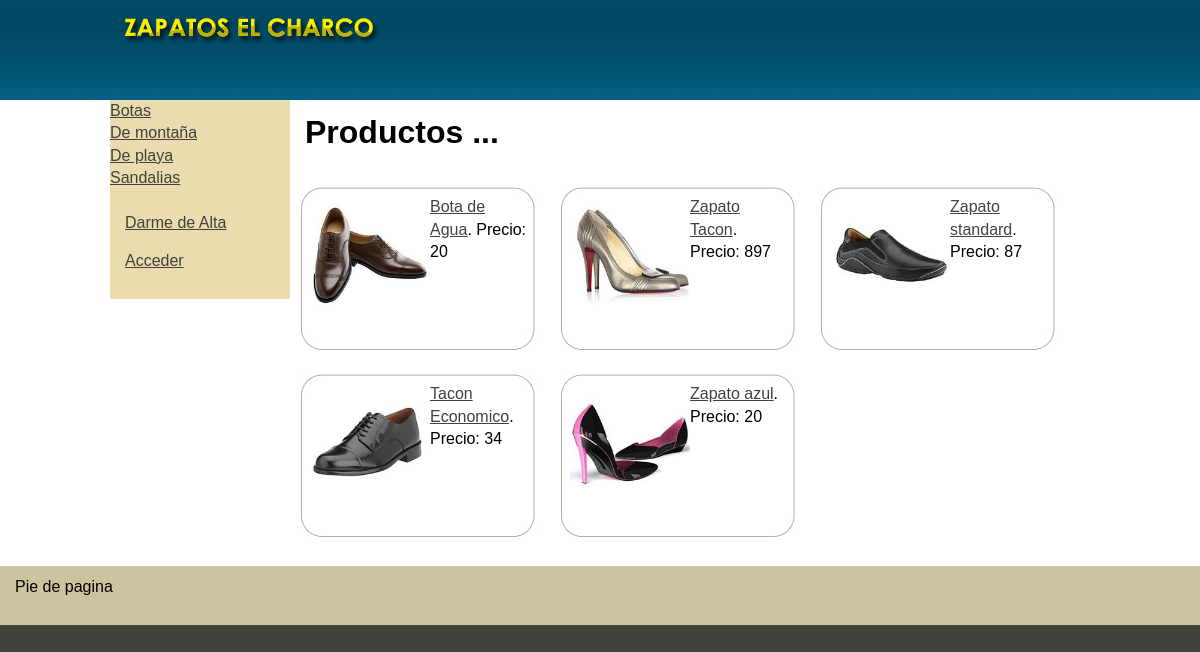
The page /categoria_ver.php?cat=1 on the database its author committed.
### tables this page shows
CREATE TABLE `tblcategoria` (
  `idCategoria` int(11) NOT NULL AUTO_INCREMENT,
  `strDescripcion` varchar(50) DEFAULT NULL,
  PRIMARY KEY (`idCategoria`)
);

CREATE TABLE `tblproducto` (
  `idProducto` int(11) NOT NULL AUTO_INCREMENT,
  `strNombre` varchar(100) DEFAULT NULL,
  `strSEO` varchar(100) DEFAULT NULL,
  `dblPrecio` double DEFAULT NULL,
  `intEstado` int(11) DEFAULT NULL,
  `intCategoria` int(11) DEFAULT NULL,
  `strImagen` varchar(50) DEFAULT NULL,
  PRIMARY KEY (`idProducto`)
);

### includes/funciones.php (called while the page is built, shortened)
<?php
if (!function_exists("GetSQLValueString")) {
function GetSQLValueString($theValue, $theType, $theDefinedValue = "", $theNotDefinedValue = "")
{
  $theValue = function_exists("mysql_real_escape_string") ? mysql_real_escape_string($theValue) : mysql_escape_string($theValue);
  switch ($theType) {
    case "long":
    case "int":
      $theValue = ($theValue != "") ? intval($theValue) : "NULL";
      break;
  }
  return $theValue;
}
}
?>

### categoria_ver.php (the view, shortened to what this page needs)
<?php require_once('Connections/conexionzapatos.php'); ?>
<?php
$maxRows_DatosProductos = 9;
$pageNum_DatosProductos = 0;
$startRow_DatosProductos = $pageNum_DatosProductos * $maxRows_DatosProductos;
$varCategoria_DatosProductos = "0";
if (isset($_GET["cat"])) {
  $varCategoria_DatosProductos = $_GET["cat"];
}
$query_DatosProductos = sprintf("SELECT * FROM tblproducto WHERE tblproducto.intCategoria = %s", GetSQLValueString($varCategoria_DatosProductos, "int"));
$query_limit_DatosProductos = sprintf("%s LIMIT %d, %d", $query_DatosProductos, $startRow_DatosProductos, $maxRows_DatosProductos);
$DatosProductos = mysql_query($query_limit_DatosProductos, $conexionzapatos) or die(mysql_error());
$row_DatosProductos = mysql_fetch_assoc($DatosProductos);
if (isset($_GET['totalRows_DatosProductos'])) {
  $totalRows_DatosProductos = $_GET['totalRows_DatosProductos'];
} else {
  $all_DatosProductos = mysql_query($query_DatosProductos);
  $totalRows_DatosProductos = mysql_num_rows($all_DatosProductos);
}
$totalPages_DatosProductos = ceil($totalRows_DatosProductos/$maxRows_DatosProductos)-1;
?>
<!DOCTYPE html PUBLIC "-//W3C//DTD XHTML 1.0 Transitional//EN" "http://www.w3.org/TR/xhtml1/DTD/xhtml1-transitional.dtd">
<html xmlns="http://www.w3.org/1999/xhtml">
<head>
<link href="estilo/principal.css" rel="stylesheet" type="text/css" />
</head>
<body>
<div class="container">
  <div class="header"><div class="headerinterior"><img src="images/logotrans.png" width="283" height="64" alt="Tienda Zapatos" /></div></div>
  <div class="subcontenedor">
              <div class="sidebar1">
               <?php include("includes/catalogo.php"); ?>
</div>
              <div class="content">
                <h1>Productos ...</h1>
                <div class="resultadoproductos">
                <?php if ($totalRows_DatosProductos > 0) {  ?>
  <?php do { ?>
    <div class="producto"><div class="fotoproducto"><img src="documentos/productos/<?php echo $row_DatosProductos['strImagen']; ?>" width="120" height="120" /></div><div class="textoproducto"><a href="ver_producto.php?recordID=<?php echo $row_DatosProductos['idProducto']; ?>"><?php echo $row_DatosProductos['strNombre']; ?></a>.
      Precio: <?php echo $row_DatosProductos['dblPrecio']; ?></div></div>
    <?php } while ($row_DatosProductos = mysql_fetch_assoc($DatosProductos)); ?>
                  <?php }  ?>
  </div>
                <table border="0">
                  <tr>
                    <td><?php if ($pageNum_DatosProductos > 0) {  ?>
                        <?php }  ?></td>
                    <td><?php if ($pageNum_DatosProductos > 0) {  ?>
                        <?php }  ?></td>
                    <td><?php if ($pageNum_DatosProductos < $totalPages_DatosProductos) {  ?>
                        <?php }  ?></td>
                    <td><?php if ($pageNum_DatosProductos < $totalPages_DatosProductos) {  ?>
                        <?php }  ?></td>
                  </tr>
                </table>
                </div>
    </div>
  <div class="footer">
    <p>Pie de pagina</p>
    </div>
  </div>
</body>
</html>

### includes/catalogo.php (shortened to what this page needs)
<?php require_once('Connections/conexionzapatos.php'); ?>
<?php
$query_Recordset1 = "SELECT * FROM tblcategoria ORDER BY tblcategoria.strDescripcion";
$Recordset1 = mysql_query($query_Recordset1, $conexionzapatos) or die(mysql_error());
$row_Recordset1 = mysql_fetch_assoc($Recordset1);
?>
<?php do { ?>
  <a href="categoria_ver.php?cat=<?php echo $row_Recordset1['idCategoria']; ?>"><?php echo $row_Recordset1['strDescripcion']; ?></a><br>
  <?php } while ($row_Recordset1 = mysql_fetch_assoc($Recordset1)); ?>
<p>
<?php
if ((isset($_SESSION['MM_Username'])) && ($_SESSION['MM_Username'] != ""))
  {
	  echo "Hola ";
	  echo ObtenerNombreUsuario($_SESSION['MM_IdUsuario']);
	  ?>
      <br />
<a href="usuario_modificar.php" class="modificacionusuario">Modificar</a> - <a href="usuario_cerrarsesion.php"  class="modificacionusuario">Salir</a>
<?php
  }
  else
  {?><br />
  <a href="alta_usuario.php">Darme de Alta</a></p>
<p><a href="acceso.php">Acceder</a></p>
<?php }?>

### estilo/principal.css (style rules this page uses)
body { font: 100%/1.4 Verdana, Arial, Helvetica, sans-serif; background: #42413C; margin: 0; padding: 0; color: #000; }
h1, h2, h3, h4, h5, h6, p { margin-top: 0; padding-right: 15px; padding-left: 15px; }
a:link { color: #42413C; text-decoration: underline; }
.container { width: 100%; background: #FFF; margin: 0 auto; }
.header { width: 100%; background-color: #ADB96E; background-image: url(../images/fondocabecera.png); height: 100px; margin-top: 0; margin-right: auto; margin-bottom: 0; margin-left: auto; }
.headerinterior { width: 980px; height: 100px; margin: 0 auto; }
.subcontenedor { background: #FFF; margin: 0 auto; width: 980px; }
.sidebar1 { float: left; width: 180px; background: #EADCAE; padding-bottom: 10px; }
.content { padding: 10px 0; width: 800px; float: left; }
.footer { padding: 10px 0; background: #CCC49F; position: relative; clear: both; }
.resultadoproductos { width: 800px; overflow:auto; }
.producto { background-color: #99F; width: 220px; float: left; margin: 10px; padding: 10px; background-image: url(../images/fondoproducto.jpg); height: 147px; }
.fotoproducto { float: left; height: 120px; width: 120px; }
.textoproducto { float: left; width: 100px; }

### rows shown on the page
tblcategoria: strDescripcion "Botas"
tblcategoria: strDescripcion "De montaña"
tblcategoria: strDescripcion "De playa"
tblcategoria: strDescripcion "Sandalias"
tblproducto: strImagen (picture), strNombre "Bota de Agua", dblPrecio "20"
tblproducto: strImagen (picture), strNombre "Zapato Tacon", dblPrecio "897"
tblproducto: strImagen (picture), strNombre "Zapato standard", dblPrecio "87"
tblproducto: strImagen (picture), strNombre "Tacon Economico", dblPrecio "34"
tblproducto: strImagen (picture), strNombre "Zapato azul", dblPrecio "20"
